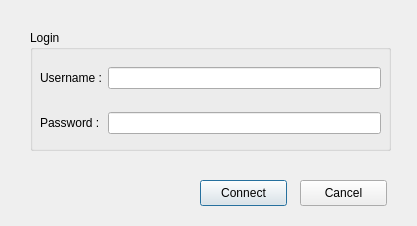
<?xml version="1.0" encoding="UTF-8"?>
<ui version="4.0">
 <class>Connexion</class>
 <widget class="QDialog" name="Connexion">
  <property name="geometry">
   <rect>
    <x>0</x>
    <y>0</y>
    <width>417</width>
    <height>226</height>
   </rect>
  </property>
  <property name="windowTitle">
   <string>Connexion</string>
  </property>
  <property name="toolTip">
   <string>&lt;html&gt;&lt;head/&gt;&lt;body&gt;&lt;p&gt;&lt;br/&gt;&lt;/p&gt;&lt;/body&gt;&lt;/html&gt;</string>
  </property>
  <property name="whatsThis">
   <string>&lt;html&gt;&lt;head/&gt;&lt;body&gt;&lt;p&gt;ok&lt;/p&gt;&lt;/body&gt;&lt;/html&gt;</string>
  </property>
  <widget class="QGroupBox" name="groupBox">
   <property name="geometry">
    <rect>
     <x>30</x>
     <y>30</y>
     <width>361</width>
     <height>121</height>
    </rect>
   </property>
   <property name="title">
    <string>Login</string>
   </property>
   <widget class="QWidget" name="gridLayoutWidget">
    <property name="geometry">
     <rect>
      <x>10</x>
      <y>20</y>
      <width>341</width>
      <height>101</height>
     </rect>
    </property>
    <layout class="QGridLayout" name="gridLayout">
     <item row="1" column="0">
      <widget class="QLabel" name="label_2">
       <property name="text">
        <string>Password :</string>
       </property>
      </widget>
     </item>
     <item row="0" column="0">
      <widget class="QLabel" name="label">
       <property name="text">
        <string>Username :</string>
       </property>
      </widget>
     </item>
     <item row="0" column="1">
      <widget class="QLineEdit" name="usernameLineEdit"/>
     </item>
     <item row="1" column="1">
      <widget class="QLineEdit" name="passwordLineEdit">
       <property name="echoMode">
        <enum>QLineEdit::Password</enum>
       </property>
      </widget>
     </item>
    </layout>
   </widget>
  </widget>
  <widget class="QPushButton" name="connectButton">
   <property name="geometry">
    <rect>
     <x>200</x>
     <y>180</y>
     <width>87</width>
     <height>26</height>
    </rect>
   </property>
   <property name="text">
    <string>Connect</string>
   </property>
  </widget>
  <widget class="QPushButton" name="cancelButton">
   <property name="geometry">
    <rect>
     <x>300</x>
     <y>180</y>
     <width>87</width>
     <height>26</height>
    </rect>
   </property>
   <property name="text">
    <string>Cancel</string>
   </property>
  </widget>
 </widget>
 <resources/>
 <connections/>
</ui>
